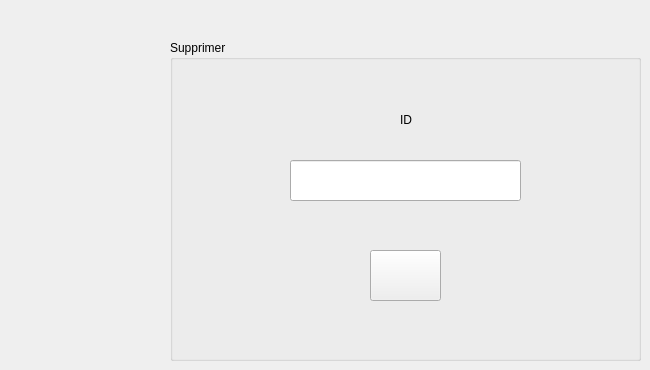
     <widget class="QWidget" name="tab_5">
      <attribute name="title">
       <string>Supprimer Detenu</string>
      </attribute>
      <widget class="QGroupBox" name="groupBox_5">
       <property name="geometry">
        <rect>
         <x>170</x>
         <y>40</y>
         <width>471</width>
         <height>321</height>
        </rect>
       </property>
       <property name="title">
        <string>Supprimer</string>
       </property>
       <widget class="QLineEdit" name="le_id_supp">
        <property name="geometry">
         <rect>
          <x>120</x>
          <y>120</y>
          <width>231</width>
          <height>41</height>
         </rect>
        </property>
       </widget>
       <widget class="QLabel" name="label_4">
        <property name="geometry">
         <rect>
          <x>230</x>
          <y>70</y>
          <width>91</width>
          <height>20</height>
         </rect>
        </property>
        <property name="text">
         <string>ID</string>
        </property>
       </widget>
       <widget class="QPushButton" name="pb_supprimer">
        <property name="geometry">
         <rect>
          <x>200</x>
          <y>210</y>
          <width>71</width>
          <height>51</height>
         </rect>
        </property>
        <property name="styleSheet">
         <string notr="true">image: url(:/pictures/trash-can_115312.png);</string>
        </property>
        <property name="text">
         <string/>
        </property>
       </widget>
      </widget>
     </widget>
